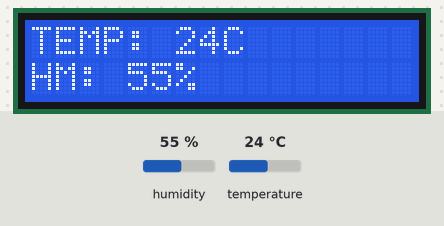
Recording of a sketch running on a simulated Arduino Uno, built with avr-gcc and run on an emulated ATmega328P. Parts: 16×2 character LCD. Inputs (shaded band) come from the test bench; at power-on: humidity 55 %, temperature 24 °C.

Above: at 1.2 s.
1.3 s: humidity set to 22 %
At 3.1 s:
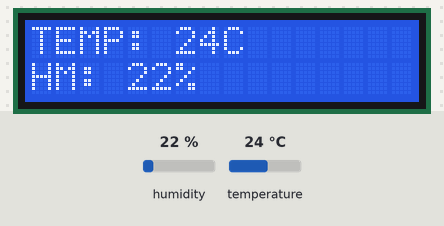
4.0 s: temperature set to 12 °C
At 5.6 s:
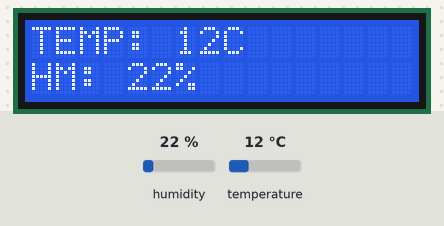
6.7 s: humidity set to 40 %
At 9.3 s:
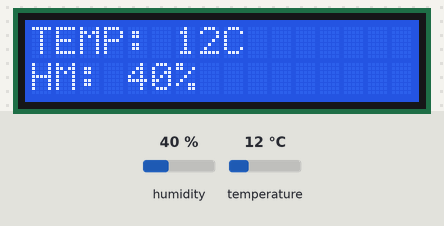
9.6 s: temperature set to 19 °C
At 10.6 s:
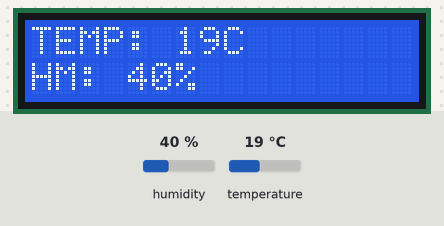
Timing chart, 0 to 12.6 s (numbered marks = the images above; inputs shaded):
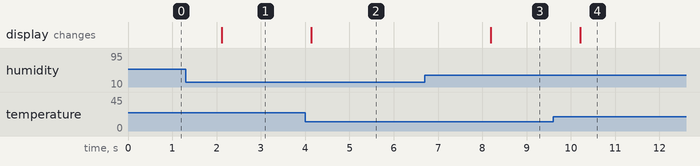

Measured:
- after the input at 1.3 s, the display: changes after 0.81 s (image 1)
- after the input at 4.0 s, the display: changes after 0.14 s (image 2)
- after the input at 6.7 s, the display: changes after 1.5 s (image 3)
- after the input at 9.6 s, the display: changes after 0.62 s (image 4)

The sketch:

Weather_Station.ino
```cpp
#include <Wire.h>
#include <LiquidCrystal_I2C.h>
#include <dht.h>

// Define the DHT sensor pin and object
#define dht_apin A0
dht DHT;

// Set the LCD I2C address and dimensions (16x2 in this case)
LiquidCrystal_I2C lcd(0x27, 16, 2); // 0x27 is the I2C address, adjust if necessary

void setup()
{
  // Initialize I2C LCD
  lcd.begin(16,2);

  pinMode(2, INPUT); // Pin 2 for an external input (e.g., a button or sensor)
}

void loop()
{
  // Read temperature and humidity from the DHT sensor
  DHT.read22(dht_apin); // Read DHT22 sensor data

  // Get the temperature value
  int Temp = DHT.temperature;
  lcd.setCursor(0, 0); // Set cursor to the first row
  lcd.print("TEMP: ");
  lcd.print(Temp);
  lcd.print("C  "); // Print Celsius symbol

  // Get the humidity value
  int Humidity = DHT.humidity;
  lcd.setCursor(0, 1); // Set cursor to the second row
  lcd.print("HM: ");
  lcd.print(Humidity);
  lcd.print("%  "); // Print percentage symbol

  delay(2000); // Delay to update readings every 2 seconds
}
```
